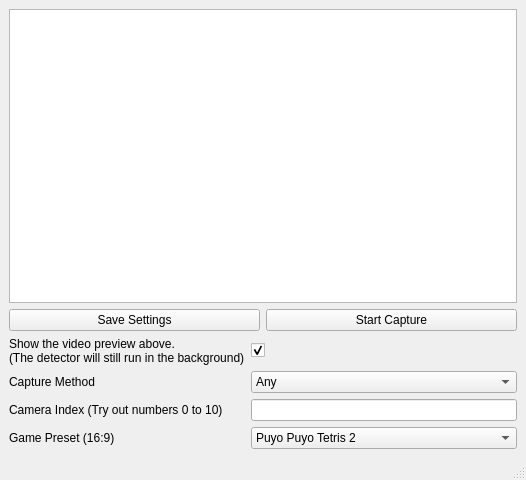
<?xml version="1.0" encoding="UTF-8"?>
<ui version="4.0">
 <class>MainWindow</class>
 <widget class="QMainWindow" name="MainWindow">
  <property name="geometry">
   <rect>
    <x>0</x>
    <y>0</y>
    <width>480</width>
    <height>480</height>
   </rect>
  </property>
  <property name="windowTitle">
   <string>Puyo Puyo Chain Detector</string>
  </property>
  <widget class="QWidget" name="centralwidget">
   <layout class="QGridLayout" name="gridLayout">
    <item row="8" column="0">
     <widget class="QLabel" name="label_2">
      <property name="text">
       <string>Capture Method</string>
      </property>
     </widget>
    </item>
    <item row="9" column="0">
     <widget class="QLabel" name="label">
      <property name="text">
       <string>Camera Index (Try out numbers 0 to 10)</string>
      </property>
     </widget>
    </item>
    <item row="1" column="0" colspan="2">
     <widget class="QGraphicsView" name="graphicsView"/>
    </item>
    <item row="8" column="1">
     <widget class="QComboBox" name="captureMethod">
      <item>
       <property name="text">
        <string>Any</string>
       </property>
      </item>
      <item>
       <property name="text">
        <string>DirectShow</string>
       </property>
      </item>
     </widget>
    </item>
    <item row="9" column="1">
     <widget class="QLineEdit" name="cameraValue"/>
    </item>
    <item row="4" column="0">
     <widget class="QLabel" name="label_4">
      <property name="text">
       <string>Show the video preview above.
(The detector will still run in the background)</string>
      </property>
     </widget>
    </item>
    <item row="4" column="1">
     <widget class="QCheckBox" name="enablePreview">
      <property name="text">
       <string/>
      </property>
      <property name="checked">
       <bool>true</bool>
      </property>
     </widget>
    </item>
    <item row="3" column="0" colspan="2">
     <layout class="QHBoxLayout" name="horizontalLayout_2">
      <item>
       <widget class="QPushButton" name="saveSettings">
        <property name="text">
         <string>Save Settings</string>
        </property>
       </widget>
      </item>
      <item>
       <widget class="QPushButton" name="startCapture">
        <property name="text">
         <string>Start Capture</string>
        </property>
       </widget>
      </item>
     </layout>
    </item>
    <item row="10" column="1">
     <widget class="QComboBox" name="gamePreset">
      <property name="toolTip">
       <string>The field layouts have slightly different positioning between games.</string>
      </property>
      <item>
       <property name="text">
        <string>Puyo Puyo Tetris 2</string>
       </property>
      </item>
      <item>
       <property name="text">
        <string>Puyo Puyo Champions / Puyo Puyo Tetris 1</string>
       </property>
      </item>
     </widget>
    </item>
    <item row="10" column="0">
     <widget class="QLabel" name="label_3">
      <property name="text">
       <string>Game Preset (16:9)</string>
      </property>
     </widget>
    </item>
   </layout>
  </widget>
  <widget class="QStatusBar" name="statusbar"/>
  <widget class="QMenuBar" name="menubar">
   <property name="geometry">
    <rect>
     <x>0</x>
     <y>0</y>
     <width>480</width>
     <height>21</height>
    </rect>
   </property>
  </widget>
 </widget>
 <resources/>
 <connections/>
</ui>
